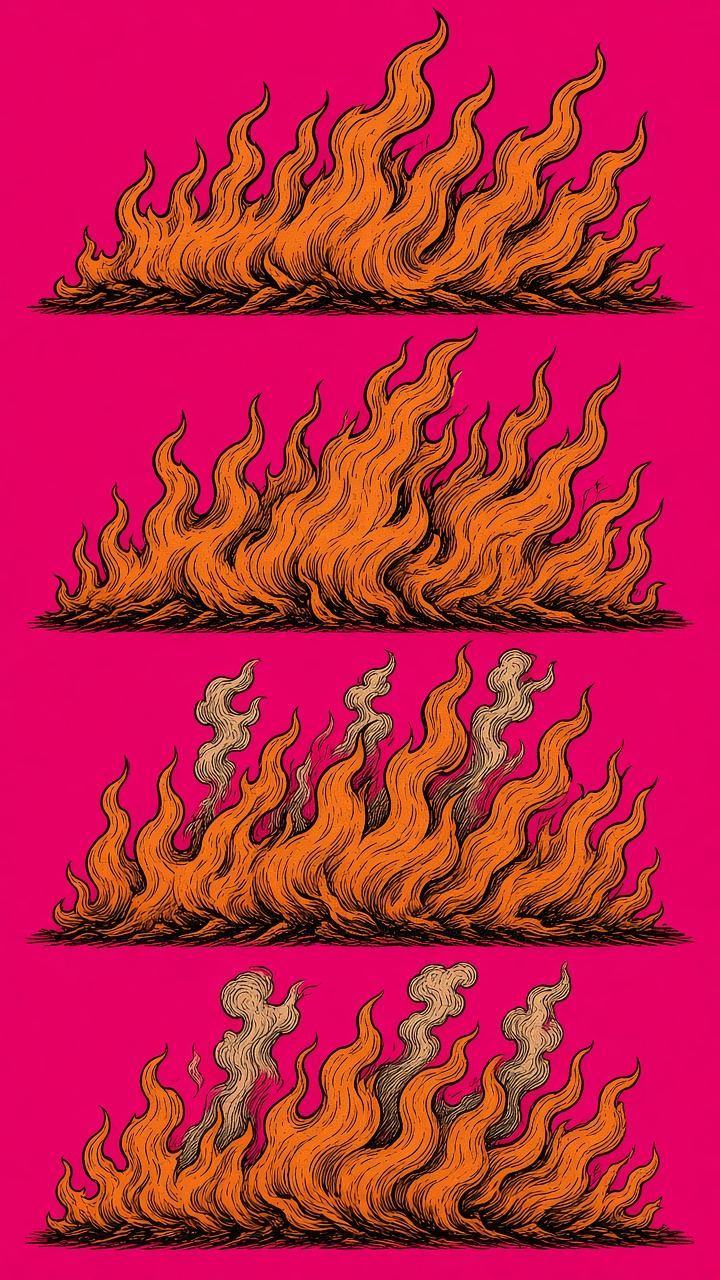
#> input picture handoff/art/fire_bottle/v4/work/burst_src.jpg, 720 x 1280 px, given in place of ca58db9bc2adbdb33ea396c9eea9eed98b68038db831dc4401b6b2c8.jpg, which was not available
$ python build.py
#> lines starting #> are read from the running program, lines starting #| are printed output that depends on the picture; after the words box and inside, x2 and y2 are one past the last pixel; in counts of white or black regions, pixels touching at a corner belong together
from PIL import Image,ImageDraw,ImageFont
import numpy as np,shutil
from pathlib import Path
O=Path('/workspace/handoff_to_maggi/meter_icons/v1')
p='/cursor/stores/user/grok-bot/agents/d95469bd-89ee-41dd-a45b-47f154a52ad8/assets/4c3ccf45ca58db9bc2adbdb33ea396c9eea9eed98b68038db831dc4401b6b2c8.jpg'
shutil.copy(p,O/'work/generated_sheet.jpg');src=Image.open(p).convert('RGB');w,h=src.size
#> further down, src is the input picture: PIL image 720x1280 RGB; mean R, G, B 192.2, 32.9, 64.9
#> after `w, h = src.size`: w = 720; h = 1280
names=['quick','heavy','slippery','shrouded','helm','lantern']
for i,name in enumerate(names):
 col=i%2;row=i//2;im=src.crop((round(col*w/2),round(row*h/3),round((col+1)*w/2),round(h*.64 if row==1 else (row+1)*h/3)))
 a=np.array(im).astype(float);r,g,b=a[:,:,0],a[:,:,1],a[:,:,2]
 pink=(r>75)&(b>45)&(r-g>40)&(b-g>28)
 alpha=np.where(pink,0,255).astype('uint8')
 # Remove residual purple JPEG chroma from dark edge pixels, not cream/orange ink.
 spill=(b>g+8)&(r>g+8)&(b>r*.40)
 for ch in [0,2]:a[:,:,ch][spill]=g[spill]
 rgba=Image.fromarray(np.dstack([a.astype('uint8'),alpha]),'RGBA')
 bb=rgba.getbbox();rgba=rgba.crop(bb);rgba.thumbnail((224,224),Image.Resampling.LANCZOS)
 canvas=Image.new('RGBA',(256,256));canvas.alpha_composite(rgba,((256-rgba.width)//2,(256-rgba.height)//2));canvas.save(O/(name+'.png'))
 canvas.resize((64,64),Image.Resampling.LANCZOS).save(O/'64'/(name+'.png'))
#> this loop made 6 passes
#> bb on passes 1 to 6: (27, 81, 360, 427), (0, 8, 333, 427), (29, 0, 360, 392), (0, 0, 333, 392), (25, 0, 360, 397), (0, 0, 334, 397)
#> pass 1, `r, g, b = (a[:, :, 0], a[:, :, 1], a[:, :, 2])`:
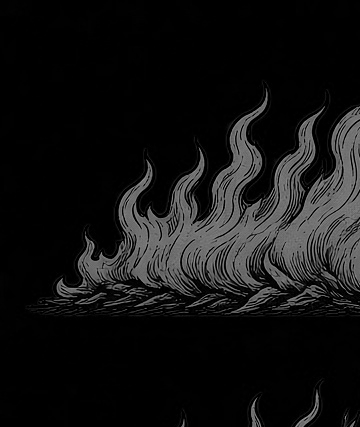
#> g: shape (427, 360) float64; min 0, max 158, mean 18.9
#> after the loop:
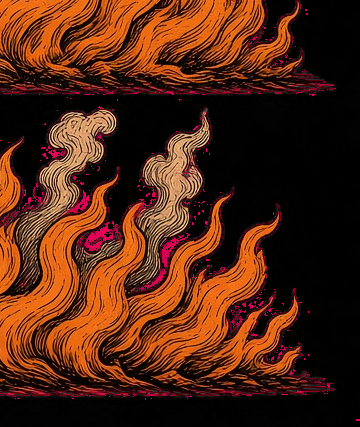
#> a: shape (427, 360, 3) float64; mean R, G, B 80.9, 37.5, 17.7
#> after the loop:
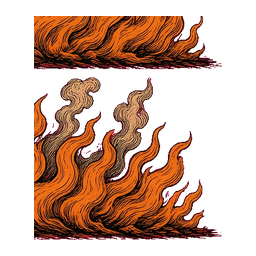
#> canvas: PIL image 256x256 RGBA; mean R, G, B, A 61, 27.9, 12.7, 103.6; transparent parts drawn white
#> after the loop:
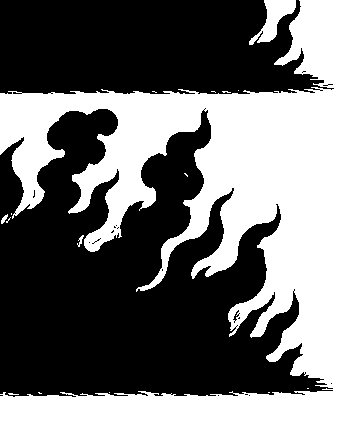
#> pink: shape (427, 360) bool; 45.5% white; 16 white regions (12 under 20 px), largest, box (x1, y1, x2, y2) and area: (0, 0, 360, 427) 68871, (249, 0, 296, 45) 884, (1, 214, 8, 224) 34, (77, 235, 84, 247) 33
#> after the loop:
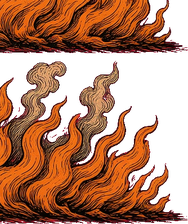
#> rgba: PIL image 188x224 RGBA; mean R, G, B, A 95, 43.5, 19.8, 161.2; transparent parts drawn white
bg=Image.open('/workspace/knight-math-game/assets/v7/ui/parchment.png').convert('RGB').resize((1080,760)).convert('RGBA');d=ImageDraw.Draw(bg)
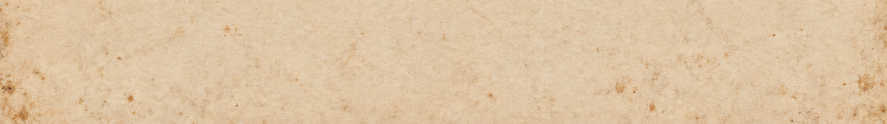
#> input picture assets/v10/paper/parchment.png, 1774 x 247 px, found by its file name (shown at 1/2 size)
f='/usr/share/fonts/truetype/sand-box/google/Gelasio/Gelasio-VariableFont_wght.ttf';ft=ImageFont.truetype(f,24);small=ImageFont.truetype(f,15)
for i,name in enumerate(names):
 x=20+(i%3)*355;y=10+(i//3)*375
 bg.alpha_composite(Image.open(O/(name+'.png')),(x+40,y+30))
 d.text((x+110,y+7),name.title(),font=ft,fill='#140E0A')
 bg.alpha_composite(Image.open(O/'64'/(name+'.png')),(x+70,y+292))
 bg.alpha_composite(Image.open(O/'64'/(name+'.png')).resize((48,48),Image.Resampling.LANCZOS),(x+180,y+300))
 d.text((x+77,y+355),'64 px',font=small,fill='#140E0A');d.text((x+179,y+355),'48 px',font=small,fill='#140E0A')
bg.convert('RGB').save(O/'icon_sheet.jpg',quality=96)
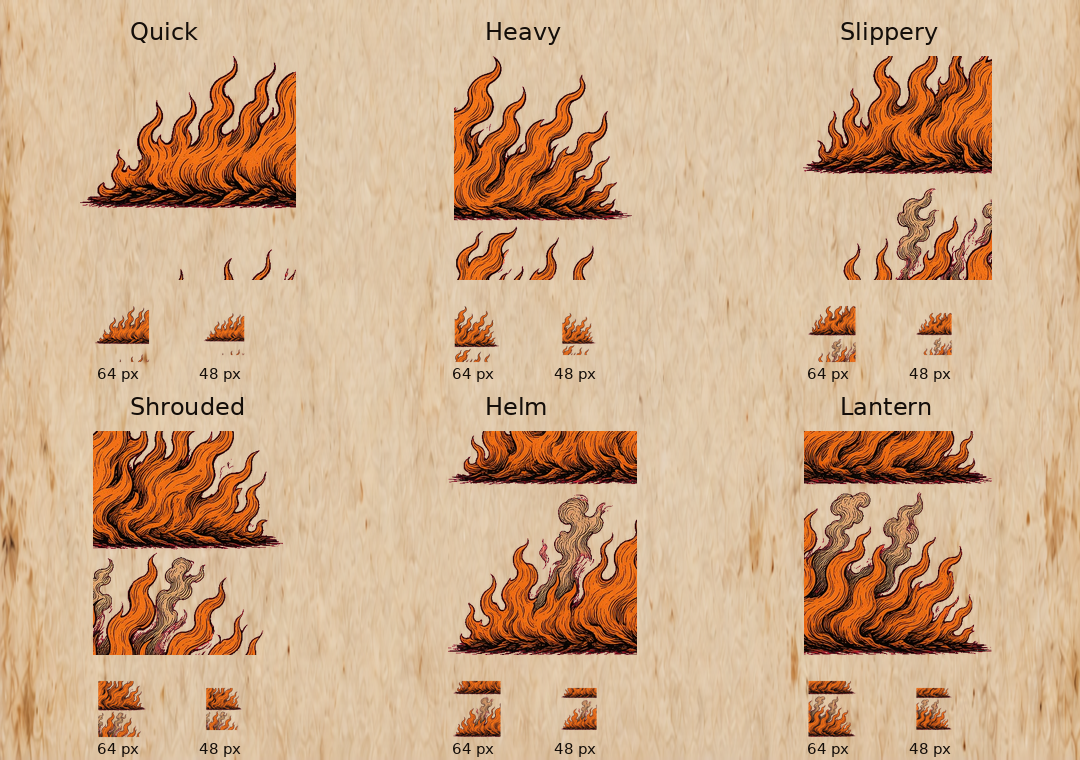
#> saved as icon_sheet.jpg: PIL image 1080x760 RGB; mean R, G, B 207.7, 172.1, 137.8
